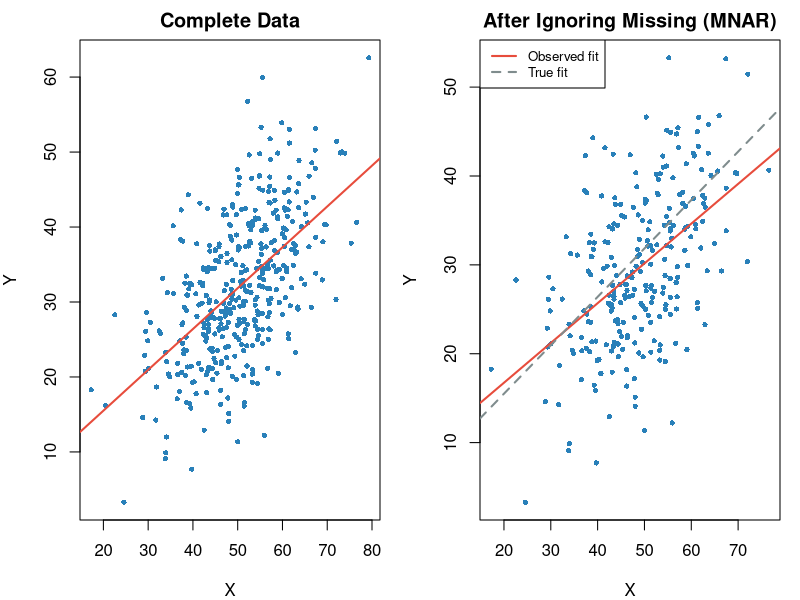
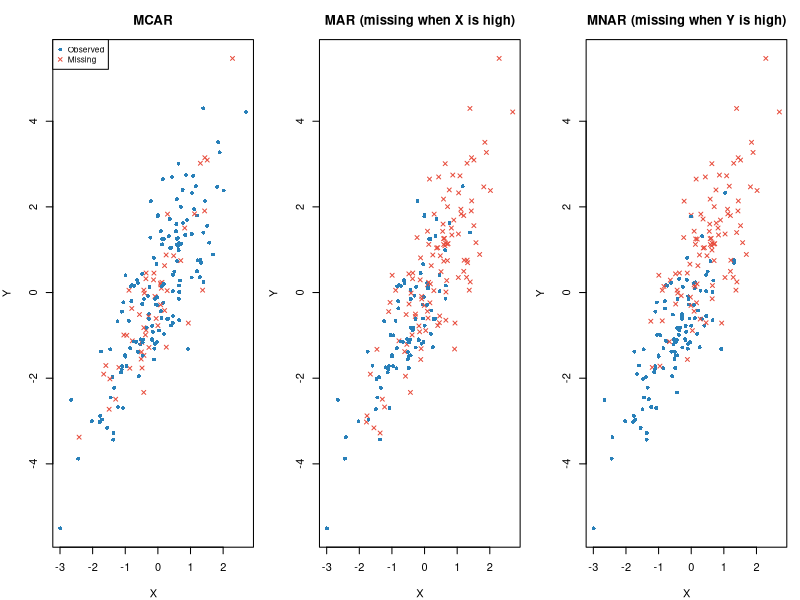

These charts were generated, in order, by the following R code: (Note: this script raises an error after producing the figures.)
## ---- chunk 1
#| label: motivating-example
#| echo: false
#| fig-width: 9
#| fig-height: 4.5

set.seed(2024)
n = 400
x = rnorm(n, mean = 50, sd = 10)
y = 2 + 0.6 * x + rnorm(n, sd = 8)
df_full = data.frame(x = x, y = y)

# Introduce MNAR: high-y values are more likely to be missing
miss_prob = plogis((y - mean(y)) / sd(y))
df_mnar = df_full
df_mnar$y[runif(n) < miss_prob * 0.7] = NA

par(mfrow = c(1, 2), mar = c(4, 4, 2, 1))

plot(df_full$x, df_full$y,
     pch = 16, col = "#2980b9", cex = 0.7,
     xlab = "X", ylab = "Y", main = "Complete Data")
abline(lm(y ~ x, data = df_full), col = "#e74c3c", lwd = 2)

obs_idx = !is.na(df_mnar$y)
plot(df_mnar$x[obs_idx], df_mnar$y[obs_idx],
     pch = 16, col = "#2980b9", cex = 0.7,
     xlab = "X", ylab = "Y", main = "After Ignoring Missing (MNAR)")
abline(lm(y ~ x, data = df_mnar), col = "#e74c3c", lwd = 2)
abline(lm(y ~ x, data = df_full), col = "#7f8c8d", lwd = 2, lty = 2)
legend("topleft", legend = c("Observed fit", "True fit"),
       col = c("#e74c3c", "#7f8c8d"), lty = c(1, 2), lwd = 2, cex = 0.8)
## ---- chunk 2
#| label: mcar-demo
set.seed(42)
n = 300
x = rnorm(n)
y = 1.5 * x + rnorm(n)
df = data.frame(x = x, y = y)

# MCAR: randomly remove 30% of y values, unrelated to anything
df_mcar = df
df_mcar$y[sample(1:n, size = round(0.3 * n))] = NA

cat("Proportion missing:", mean(is.na(df_mcar$y)), "\n")
cat("Mean of x for observed y:  ", round(mean(df_mcar$x[!is.na(df_mcar$y)]), 3), "\n")
cat("Mean of x for missing y:   ", round(mean(df_mcar$x[is.na(df_mcar$y)]), 3), "\n")
## ---- chunk 3
#| label: mar-demo
set.seed(42)
n = 300
x = rnorm(n)
y = 1.5 * x + rnorm(n)
df = data.frame(x = x, y = y)

# MAR: missingness in y depends on x (observed), not on y itself
df_mar = df
miss_prob_mar = plogis(1.5 * df$x)   # higher x → more likely y is missing
df_mar$y[runif(n) < miss_prob_mar] = NA

cat("Proportion missing:", round(mean(is.na(df_mar$y)), 3), "\n")
cat("Mean of x for observed y:  ", round(mean(df_mar$x[!is.na(df_mar$y)]), 3), "\n")
cat("Mean of x for missing y:   ", round(mean(df_mar$x[is.na(df_mar$y)]), 3), "\n")
## ---- chunk 4
#| label: mnar-demo
set.seed(42)
n = 300
x = rnorm(n)
y = 1.5 * x + rnorm(n)
df = data.frame(x = x, y = y)

# MNAR: missingness in y depends on y itself
df_mnar = df
miss_prob_mnar = plogis(1.5 * df$y)   # higher y → more likely y is missing
df_mnar$y[runif(n) < miss_prob_mnar] = NA

cat("Proportion missing:", round(mean(is.na(df_mnar$y)), 3), "\n")
cat("Mean of OBSERVED y:  ", round(mean(df_mnar$y, na.rm = TRUE), 3), "\n")
cat("Mean of TRUE y:      ", round(mean(df$y), 3), "\n")
## ---- chunk 5
#| label: mechanism-summary
#| echo: false
#| fig-width: 10
#| fig-height: 4

par(mfrow = c(1, 3), mar = c(4, 4, 3, 1))
set.seed(42)
n = 200
x_vals = rnorm(n)
y_vals = 1.5 * x_vals + rnorm(n)

# MCAR
obs_mcar = sample(c(TRUE, FALSE), n, replace = TRUE, prob = c(0.7, 0.3))
plot(x_vals, y_vals, pch = ifelse(obs_mcar, 16, 4),
     col = ifelse(obs_mcar, "#2980b9", "#e74c3c"),
     main = "MCAR", xlab = "X", ylab = "Y", cex = 0.8)
legend("topleft", pch = c(16, 4), col = c("#2980b9", "#e74c3c"),
       legend = c("Observed", "Missing"), cex = 0.75)

# MAR
miss_mar = runif(n) < plogis(1.5 * x_vals)
obs_mar = !miss_mar
plot(x_vals, y_vals, pch = ifelse(obs_mar, 16, 4),
     col = ifelse(obs_mar, "#2980b9", "#e74c3c"),
     main = "MAR (missing when X is high)", xlab = "X", ylab = "Y", cex = 0.8)

# MNAR
miss_mnar = runif(n) < plogis(1.5 * y_vals)
obs_mnar = !miss_mnar
plot(x_vals, y_vals, pch = ifelse(obs_mnar, 16, 4),
     col = ifelse(obs_mnar, "#2980b9", "#e74c3c"),
     main = "MNAR (missing when Y is high)", xlab = "X", ylab = "Y", cex = 0.8)
## ---- chunk 6
#| label: listwise
set.seed(42)
df_example = data.frame(
  id  = 1:10,
  x1  = c(2.1, 3.5, NA, 1.8, 4.2, 2.9, NA, 3.1, 2.7, 4.0),
  x2  = c(1.0, NA, 2.2, 1.5, NA, 2.8, 1.9, NA, 2.3, 1.7),
  y   = c(5.1, 6.8, 4.9, 5.5, 7.2, 6.1, 5.8, 6.4, 5.7, 7.0)
)

complete_cases = df_example[complete.cases(df_example), ]
cat("Original N:", nrow(df_example), "\n")
cat("After listwise deletion N:", nrow(complete_cases), "\n")
cat("Percent retained:", round(100 * nrow(complete_cases) / nrow(df_example), 1), "%\n")
## ---- chunk 7
#| label: pairwise
set.seed(42)
n = 100
x1 = rnorm(n)
x2 = 0.5 * x1 + rnorm(n)
x3 = 0.4 * x2 + rnorm(n)

df_pw = data.frame(x1 = x1, x2 = x2, x3 = x3)
df_pw$x2[sample(1:n, 20)] = NA
df_pw$x3[sample(1:n, 25)] = NA

# Pairwise correlation (default in cor() with use = "pairwise.complete.obs")
cor_pairwise = cor(df_pw, use = "pairwise.complete.obs")
round(cor_pairwise, 3)
## ---- chunk 8
#| label: mean-imputation
set.seed(42)
n = 200
y_true = rnorm(n, mean = 5, sd = 2)
y_obs = y_true
y_obs[sample(1:n, 60)] = NA   # 30% missing (MCAR for this demo)

y_mean_imp = y_obs
y_mean_imp[is.na(y_obs)] = mean(y_obs, na.rm = TRUE)

cat("True SD:         ", round(sd(y_true), 3), "\n")
cat("Observed SD:     ", round(sd(y_obs, na.rm = TRUE), 3), "\n")
cat("After mean imp SD:", round(sd(y_mean_imp), 3), "\n")
## ---- chunk 9
#| label: single-imputation
set.seed(42)
n = 200
x = rnorm(n)
y = 1.5 * x + rnorm(n, sd = 1.5)
df_si = data.frame(x = x, y = y)
df_si$y[sample(1:n, 60)] = NA

# Fit regression on observed cases
reg_model = lm(y ~ x, data = df_si, na.action = na.omit)
# Impute missing
df_si$y_imp = df_si$y
missing_idx = is.na(df_si$y)
df_si$y_imp[missing_idx] = predict(reg_model,
                                    newdata = df_si[missing_idx, ])

cat("True residual SD:    ", round(sd(y - (1.5 * x)), 3), "\n")
cat("Imputed residual SD: ", round(sd(df_si$y_imp - predict(lm(y_imp ~ x, data = df_si))), 3), "\n")
## ---- chunk 10
#| label: simulate-data
set.seed(2025)
n = 500

# Exogenous predictor
x1 = rnorm(n, mean = 0, sd = 1)

# Mediator: caused by x1
x2 = 0.50 * x1 + rnorm(n, sd = sqrt(1 - 0.50^2))

# Outcome: caused by both x1 and x2
y  = 0.30 * x1 + 0.55 * x2 + rnorm(n, sd = sqrt(1 - 0.30^2 - 0.55^2 - 2*0.30*0.55*0.50))

df_full = data.frame(x1 = x1, x2 = x2, y = y)

cat("True path coefficients:\n")
cat("  x2 ~ x1 : 0.50\n")
cat("  y  ~ x1 : 0.30\n")
cat("  y  ~ x2 : 0.55\n")
cat("N =", nrow(df_full), "| No missing values\n")
## ---- chunk 11
#| label: introduce-missingness
set.seed(2025)
df_miss = df_full

# y is missing when x1 is high (MAR: depends on observed x1)
prob_miss_y = plogis(1.2 * df_full$x1)
df_miss$y[runif(n) < prob_miss_y * 0.55] = NA

# x2 is missing when x1 is low (MAR: depends on observed x1)
prob_miss_x2 = plogis(-1.0 * df_full$x1)
df_miss$x2[runif(n) < prob_miss_x2 * 0.40] = NA

cat("Missing in y: ", sum(is.na(df_miss$y)),
    "(", round(100 * mean(is.na(df_miss$y)), 1), "%)\n")
cat("Missing in x2:", sum(is.na(df_miss$x2)),
    "(", round(100 * mean(is.na(df_miss$x2)), 1), "%)\n")
cat("Complete cases:", sum(complete.cases(df_miss)),
    "(", round(100 * mean(complete.cases(df_miss)), 1), "%)\n")
## ---- chunk 12
#| label: path-model
#| output: false
library(lavaan)

path_model = "
  x2 ~ x1
  y  ~ x1 + x2
"

# Complete-case analysis (lavaan default drops missing rows)
fit_cc = sem(path_model, data = df_miss, missing = "listwise")

# FIML
fit_fiml = sem(path_model, data = df_miss, missing = "fiml")
## ---- chunk 13
#| label: path-results
results_cc   = parameterEstimates(fit_cc,   standardized = FALSE)
results_fiml = parameterEstimates(fit_fiml, standardized = FALSE)

# Extract regression paths only
paths_cc   = results_cc[results_cc$op == "~",
                         c("lhs", "op", "rhs", "est", "se")]
paths_fiml = results_fiml[results_fiml$op == "~",
                           c("lhs", "op", "rhs", "est", "se")]

paths_cc$method   = "Complete Case"
paths_fiml$method = "FIML"

comparison = rbind(paths_cc, paths_fiml)
comparison$true_value = c(0.50, 0.30, 0.55, 0.50, 0.30, 0.55)
comparison$bias = round(comparison$est - comparison$true_value, 4)
comparison[, c("lhs", "rhs", "method", "true_value", "est", "se", "bias")]
## ---- chunk 14
#| label: fiml-visual
#| echo: false
#| fig-width: 9
#| fig-height: 5

path_labels = c("x2~x1 (true=0.50)", "y~x1 (true=0.30)", "y~x2 (true=0.55)")
true_vals   = c(0.50, 0.30, 0.55)

cc_est   = paths_cc$est
cc_se    = paths_cc$se
fi_est   = paths_fiml$est
fi_se    = paths_fiml$se

y_pos = c(3, 2, 1)
par(mar = c(5, 10, 3, 2))
plot(NA, xlim = c(-0.1, 1.0), ylim = c(0.5, 3.5),
     yaxt = "n", xlab = "Path Coefficient Estimate", ylab = "",
     main = "Complete Case vs. FIML Path Estimates")

axis(2, at = y_pos, labels = path_labels, las = 1, cex.axis = 0.85)
abline(v = true_vals, col = "#27ae60", lty = 2, lwd = 1.5)

offset = 0.15
for (i in 1:3) {
  # Complete case
  points(cc_est[i], y_pos[i] + offset, pch = 16, col = "#e74c3c", cex = 1.3)
  lines(c(cc_est[i] - 1.96 * cc_se[i], cc_est[i] + 1.96 * cc_se[i]),
        c(y_pos[i] + offset, y_pos[i] + offset), col = "#e74c3c", lwd = 2)

  # FIML
  points(fi_est[i], y_pos[i] - offset, pch = 17, col = "#2980b9", cex = 1.3)
  lines(c(fi_est[i] - 1.96 * fi_se[i], fi_est[i] + 1.96 * fi_se[i]),
        c(y_pos[i] - offset, y_pos[i] - offset), col = "#2980b9", lwd = 2)
}

legend("topright", pch = c(16, 17), col = c("#e74c3c", "#2980b9"),
       legend = c("Complete Case", "FIML"), cex = 0.9)
legend("topleft", lty = 2, col = "#27ae60",
       legend = "True value", cex = 0.9)
## ---- chunk 15
#| label: mice-setup
library(mice)

# Use the same MAR dataset from the path analysis section
cat("Variables with missing data:\n")
print(colSums(is.na(df_miss)))

# Run MICE with m = 20 imputed datasets, PMM for continuous variables
imp = mice(df_miss,
           m       = 20,        # number of imputed datasets
           method  = "pmm",     # predictive mean matching
           maxit   = 10,        # iterations per imputation
           seed    = 2025,
           printFlag = FALSE)

summary(imp)
## ---- chunk 16
#| label: mice-convergence
#| fig-width: 9
#| fig-height: 4
plot(imp, layout = c(2, 2))
## ---- chunk 17
#| label: mice-analysis
# Fit the path-like model (as a regression, for simplicity) on each imputed dataset

# Model 1: x2 ~ x1
fit_x2 = with(imp, lm(x2 ~ x1))

# Model 2: y ~ x1 + x2
fit_y  = with(imp, lm(y ~ x1 + x2))

# Pool using Rubin's Rules
pooled_x2 = pool(fit_x2)
pooled_y  = pool(fit_y)

cat("=== Pooled: x2 ~ x1 ===\n")
summary(pooled_x2)[, c("term", "estimate", "std.error", "statistic", "p.value")]
## ---- chunk 18
#| label: mice-pooled-y
cat("=== Pooled: y ~ x1 + x2 ===\n")
print(summary(pooled_y)[, c("term", "estimate", "std.error", "statistic", "p.value")])

cat("\n=== Fraction of Missing Information (FMI) ===\n")
print(pooled_y$pooled[, c("term", "fmi", "lambda")])
## ---- chunk 19
#| label: three-way
#| echo: false

# True values
true_b = c("x2~x1" = 0.50, "y~x1" = 0.30, "y~x2" = 0.55)

# Complete case
cc_x2 = coef(lm(x2 ~ x1, data = df_miss[complete.cases(df_miss), ]))
cc_y  = coef(lm(y  ~ x1 + x2, data = df_miss[complete.cases(df_miss), ]))

# MICE pooled
mx2 = summary(pooled_x2)
my  = summary(pooled_y)

results_df = data.frame(
  Path       = c("x2 ~ x1", "y ~ x1", "y ~ x2"),
  True       = c(0.50, 0.30, 0.55),
  CC         = round(c(cc_x2["x1"], cc_y["x1"], cc_y["x2"]), 3),
  FIML       = round(c(paths_fiml$est[1], paths_fiml$est[2], paths_fiml$est[3]), 3),
  MICE       = round(c(mx2$estimate[mx2$term=="x1"],
                       my$estimate[my$term=="x1"],
                       my$estimate[my$term=="x2"]), 3)
)

results_df$Bias_CC   = round(results_df$CC   - results_df$True, 3)
results_df$Bias_FIML = round(results_df$FIML - results_df$True, 3)
results_df$Bias_MICE = round(results_df$MICE - results_df$True, 3)

print(results_df)
